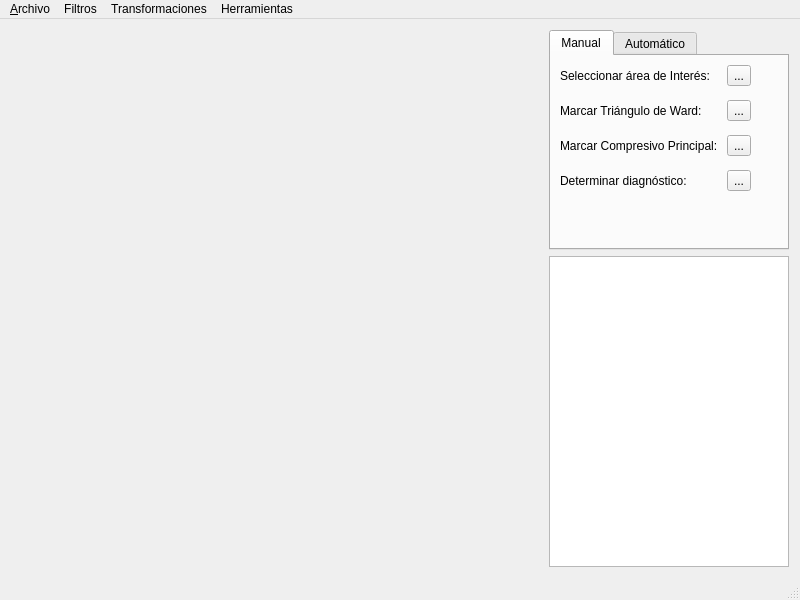
<?xml version="1.0" encoding="UTF-8"?>
<ui version="4.0">
 <class>MainWindowClass</class>
 <widget class="QMainWindow" name="MainWindowClass">
  <property name="geometry">
   <rect>
    <x>0</x>
    <y>0</y>
    <width>800</width>
    <height>600</height>
   </rect>
  </property>
  <property name="minimumSize">
   <size>
    <width>691</width>
    <height>418</height>
   </size>
  </property>
  <property name="windowTitle">
   <string>MainWindow</string>
  </property>
  <widget class="QWidget" name="centralWidget">
   <layout class="QHBoxLayout" name="horizontalLayout">
    <item>
     <widget class="QStackedWidget" name="stackedWidget">
      <property name="styleSheet">
       <string/>
      </property>
      <property name="frameShape">
       <enum>QFrame::NoFrame</enum>
      </property>
      <widget class="QWidget" name="stackedWidgetPage1">
       <property name="enabled">
        <bool>false</bool>
       </property>
       <layout class="QVBoxLayout" name="verticalLayout"/>
      </widget>
     </widget>
    </item>
    <item>
     <widget class="QFrame" name="frame">
      <property name="minimumSize">
       <size>
        <width>240</width>
        <height>0</height>
       </size>
      </property>
      <property name="maximumSize">
       <size>
        <width>240</width>
        <height>16777215</height>
       </size>
      </property>
      <layout class="QVBoxLayout" name="verticalLayout_2">
       <property name="sizeConstraint">
        <enum>QLayout::SetNoConstraint</enum>
       </property>
       <property name="margin">
        <number>0</number>
       </property>
       <item>
        <widget class="QTabWidget" name="tabWidget">
         <property name="sizePolicy">
          <sizepolicy hsizetype="Expanding" vsizetype="Expanding">
           <horstretch>0</horstretch>
           <verstretch>0</verstretch>
          </sizepolicy>
         </property>
         <property name="minimumSize">
          <size>
           <width>240</width>
           <height>0</height>
          </size>
         </property>
         <property name="maximumSize">
          <size>
           <width>16777215</width>
           <height>220</height>
          </size>
         </property>
         <property name="currentIndex">
          <number>0</number>
         </property>
         <widget class="QWidget" name="tabWidgetPage1">
          <attribute name="title">
           <string>Manual</string>
          </attribute>
          <layout class="QFormLayout" name="formLayout">
           <property name="fieldGrowthPolicy">
            <enum>QFormLayout::AllNonFixedFieldsGrow</enum>
           </property>
           <property name="horizontalSpacing">
            <number>9</number>
           </property>
           <property name="verticalSpacing">
            <number>14</number>
           </property>
           <property name="margin">
            <number>9</number>
           </property>
           <item row="1" column="0">
            <widget class="QLabel" name="label_3">
             <property name="text">
              <string>Seleccionar área de Interés:</string>
             </property>
            </widget>
           </item>
           <item row="1" column="1">
            <widget class="QToolButton" name="tbSelectZone">
             <property name="text">
              <string>...</string>
             </property>
            </widget>
           </item>
           <item row="2" column="0">
            <widget class="QLabel" name="label">
             <property name="text">
              <string>Marcar Triángulo de Ward:</string>
             </property>
            </widget>
           </item>
           <item row="2" column="1">
            <widget class="QToolButton" name="tbSelectTWard">
             <property name="text">
              <string>...</string>
             </property>
            </widget>
           </item>
           <item row="3" column="0">
            <widget class="QLabel" name="label_4">
             <property name="text">
              <string>Marcar Compresivo Principal:</string>
             </property>
            </widget>
           </item>
           <item row="3" column="1">
            <widget class="QToolButton" name="tbSelectCP">
             <property name="text">
              <string>...</string>
             </property>
            </widget>
           </item>
           <item row="4" column="0">
            <widget class="QLabel" name="label_5">
             <property name="text">
              <string>Determinar diagnóstico:</string>
             </property>
            </widget>
           </item>
           <item row="4" column="1">
            <widget class="QToolButton" name="tbDiagnosticate">
             <property name="text">
              <string>...</string>
             </property>
            </widget>
           </item>
          </layout>
         </widget>
         <widget class="QWidget" name="tabWidgetPage2">
          <attribute name="title">
           <string>Automático</string>
          </attribute>
          <layout class="QFormLayout" name="formLayout_2">
           <property name="fieldGrowthPolicy">
            <enum>QFormLayout::AllNonFixedFieldsGrow</enum>
           </property>
           <item row="0" column="0" colspan="2">
            <widget class="QPushButton" name="pushButton">
             <property name="text">
              <string>PushButton</string>
             </property>
            </widget>
           </item>
           <item row="1" column="0" colspan="2">
            <widget class="QPushButton" name="pushButton_2">
             <property name="text">
              <string>PushButton</string>
             </property>
            </widget>
           </item>
          </layout>
         </widget>
        </widget>
       </item>
       <item>
        <widget class="QTreeWidget" name="treeWidget">
         <property name="frameShape">
          <enum>QFrame::StyledPanel</enum>
         </property>
         <property name="frameShadow">
          <enum>QFrame::Sunken</enum>
         </property>
         <property name="autoScroll">
          <bool>true</bool>
         </property>
         <property name="autoScrollMargin">
          <number>10</number>
         </property>
         <property name="alternatingRowColors">
          <bool>true</bool>
         </property>
         <property name="rootIsDecorated">
          <bool>true</bool>
         </property>
         <property name="itemsExpandable">
          <bool>true</bool>
         </property>
         <property name="animated">
          <bool>true</bool>
         </property>
         <property name="columnCount">
          <number>1</number>
         </property>
         <attribute name="headerVisible">
          <bool>false</bool>
         </attribute>
         <column>
          <property name="text">
           <string>Imágenes</string>
          </property>
         </column>
        </widget>
       </item>
      </layout>
     </widget>
    </item>
   </layout>
  </widget>
  <widget class="QMenuBar" name="menuBar">
   <property name="geometry">
    <rect>
     <x>0</x>
     <y>0</y>
     <width>800</width>
     <height>25</height>
    </rect>
   </property>
   <widget class="QMenu" name="menu_Archivo">
    <property name="title">
     <string>&amp;Archivo</string>
    </property>
    <addaction name="actionAbrir_imagen"/>
    <addaction name="actionGuardar_resultados"/>
    <addaction name="separator"/>
    <addaction name="actionSalir"/>
   </widget>
   <widget class="QMenu" name="menuFiltros">
    <property name="title">
     <string>Filtros</string>
    </property>
    <widget class="QMenu" name="menuDeteccion_de_bordes">
     <property name="title">
      <string>Deteccion de bordes</string>
     </property>
     <widget class="QMenu" name="menuDireccionales">
      <property name="title">
       <string>Direccionales</string>
      </property>
      <addaction name="actionEste"/>
      <addaction name="actionOeste"/>
      <addaction name="actionNorte"/>
      <addaction name="actionSur"/>
      <addaction name="actionSuroeste"/>
      <addaction name="actionSureste"/>
      <addaction name="actionNoroeste"/>
      <addaction name="actionNoreste"/>
     </widget>
     <widget class="QMenu" name="menuBasadas_en_gradiente">
      <property name="title">
       <string>Basadas en gradiente</string>
      </property>
      <addaction name="actionRoberts"/>
      <addaction name="actionSobel"/>
      <addaction name="actionPrewitt"/>
      <addaction name="actionFrei_Chen"/>
     </widget>
     <addaction name="menuDireccionales"/>
     <addaction name="menuBasadas_en_gradiente"/>
    </widget>
    <widget class="QMenu" name="menuRealce">
     <property name="title">
      <string>Realce</string>
     </property>
     <addaction name="actionPaso_Alto"/>
    </widget>
    <widget class="QMenu" name="menuOtros">
     <property name="title">
      <string>Suavizado</string>
     </property>
     <addaction name="actionPaso_Bajo"/>
     <addaction name="actionGaussiano"/>
    </widget>
    <addaction name="menuRealce"/>
    <addaction name="menuOtros"/>
    <addaction name="menuDeteccion_de_bordes"/>
   </widget>
   <widget class="QMenu" name="menuHerramientas">
    <property name="title">
     <string>Herramientas</string>
    </property>
    <widget class="QMenu" name="menuHistograma">
     <property name="title">
      <string>Histograma</string>
     </property>
     <addaction name="actionUmbral"/>
     <addaction name="actionNormalizacion"/>
     <addaction name="actionEcualizacion"/>
    </widget>
    <addaction name="menuHistograma"/>
   </widget>
   <widget class="QMenu" name="menuTransformaciones">
    <property name="title">
     <string>Transformaciones</string>
    </property>
    <addaction name="actionDilatacion"/>
    <addaction name="actionErosion"/>
    <addaction name="actionErosi_n_condicional"/>
    <addaction name="separator"/>
    <addaction name="actionEsqueletizacion"/>
   </widget>
   <addaction name="menu_Archivo"/>
   <addaction name="menuFiltros"/>
   <addaction name="menuTransformaciones"/>
   <addaction name="menuHerramientas"/>
  </widget>
  <widget class="QStatusBar" name="statusBar"/>
  <action name="actionAbrir_imagen">
   <property name="text">
    <string>Abrir imagen</string>
   </property>
   <property name="toolTip">
    <string>Abrir imagen para analizar.</string>
   </property>
   <property name="shortcut">
    <string>Ctrl+A</string>
   </property>
  </action>
  <action name="actionGuardar_resultados">
   <property name="text">
    <string>Guardar resultados</string>
   </property>
   <property name="shortcut">
    <string>Ctrl+G</string>
   </property>
  </action>
  <action name="actionSalir">
   <property name="text">
    <string>Salir</string>
   </property>
   <property name="shortcut">
    <string>Ctrl+S</string>
   </property>
  </action>
  <action name="actionPaso_Alto">
   <property name="text">
    <string>Paso Alto</string>
   </property>
  </action>
  <action name="actionPaso_Bajo">
   <property name="text">
    <string>Paso Bajo</string>
   </property>
  </action>
  <action name="actionEste">
   <property name="text">
    <string>Este</string>
   </property>
  </action>
  <action name="actionOeste">
   <property name="text">
    <string>Oeste</string>
   </property>
  </action>
  <action name="actionNorte">
   <property name="text">
    <string>Norte</string>
   </property>
  </action>
  <action name="actionSur">
   <property name="text">
    <string>Sur</string>
   </property>
  </action>
  <action name="actionSuroeste">
   <property name="text">
    <string>Suroeste</string>
   </property>
  </action>
  <action name="actionSureste">
   <property name="text">
    <string>Sureste</string>
   </property>
  </action>
  <action name="actionNoroeste">
   <property name="text">
    <string>Noroeste</string>
   </property>
  </action>
  <action name="actionNoreste">
   <property name="text">
    <string>Noreste</string>
   </property>
  </action>
  <action name="actionRoberts">
   <property name="text">
    <string>Roberts</string>
   </property>
  </action>
  <action name="actionSobel">
   <property name="text">
    <string>Sobel</string>
   </property>
  </action>
  <action name="actionPrewitt">
   <property name="text">
    <string>Prewitt</string>
   </property>
  </action>
  <action name="actionFrei_Chen">
   <property name="text">
    <string>Frei-Chen</string>
   </property>
  </action>
  <action name="actionCompleto">
   <property name="text">
    <string>Completo</string>
   </property>
  </action>
  <action name="actionGaussiano">
   <property name="text">
    <string>Gaussiano</string>
   </property>
  </action>
  <action name="actionDilatacion">
   <property name="text">
    <string>Dilatación</string>
   </property>
  </action>
  <action name="actionErosion">
   <property name="text">
    <string>Erosión</string>
   </property>
  </action>
  <action name="actionErosi_n_condicional">
   <property name="text">
    <string>Erosión condicional</string>
   </property>
  </action>
  <action name="actionUmbralado">
   <property name="text">
    <string>Umbralado</string>
   </property>
  </action>
  <action name="actionNormalizaci_n">
   <property name="text">
    <string>Normalización</string>
   </property>
  </action>
  <action name="actionUmbral">
   <property name="text">
    <string>Umbralado</string>
   </property>
  </action>
  <action name="actionNormalizacion">
   <property name="text">
    <string>Normalización</string>
   </property>
  </action>
  <action name="actionEcualizacion">
   <property name="text">
    <string>Ecualización</string>
   </property>
  </action>
  <action name="actionEsqueletizacion">
   <property name="text">
    <string>Esqueletizacion</string>
   </property>
  </action>
 </widget>
 <layoutdefault spacing="6" margin="11"/>
 <tabstops>
  <tabstop>tabWidget</tabstop>
  <tabstop>tbSelectZone</tabstop>
  <tabstop>tbSelectTWard</tabstop>
  <tabstop>tbSelectCP</tabstop>
  <tabstop>tbDiagnosticate</tabstop>
  <tabstop>treeWidget</tabstop>
 </tabstops>
 <resources/>
 <connections/>
</ui>
